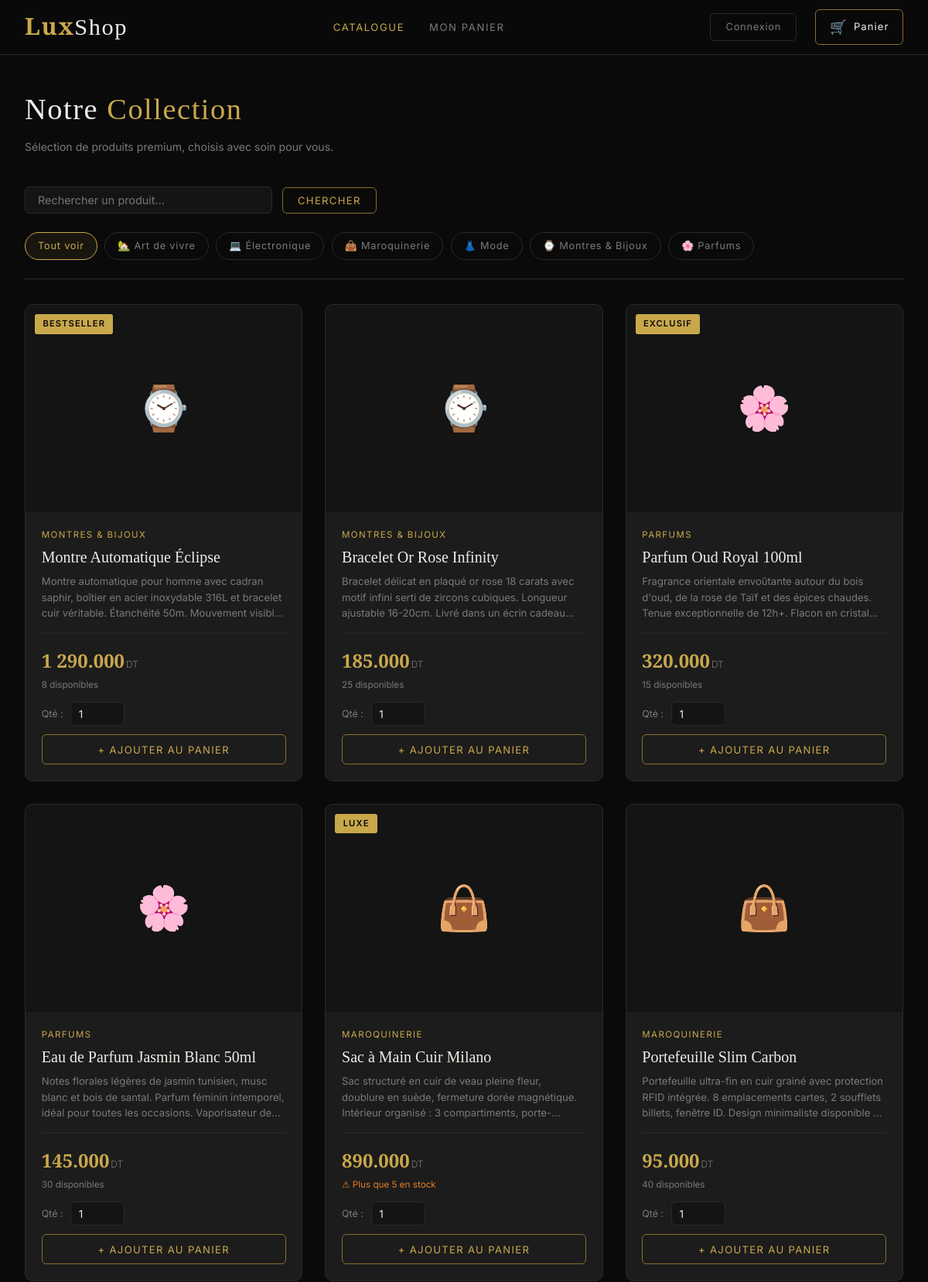
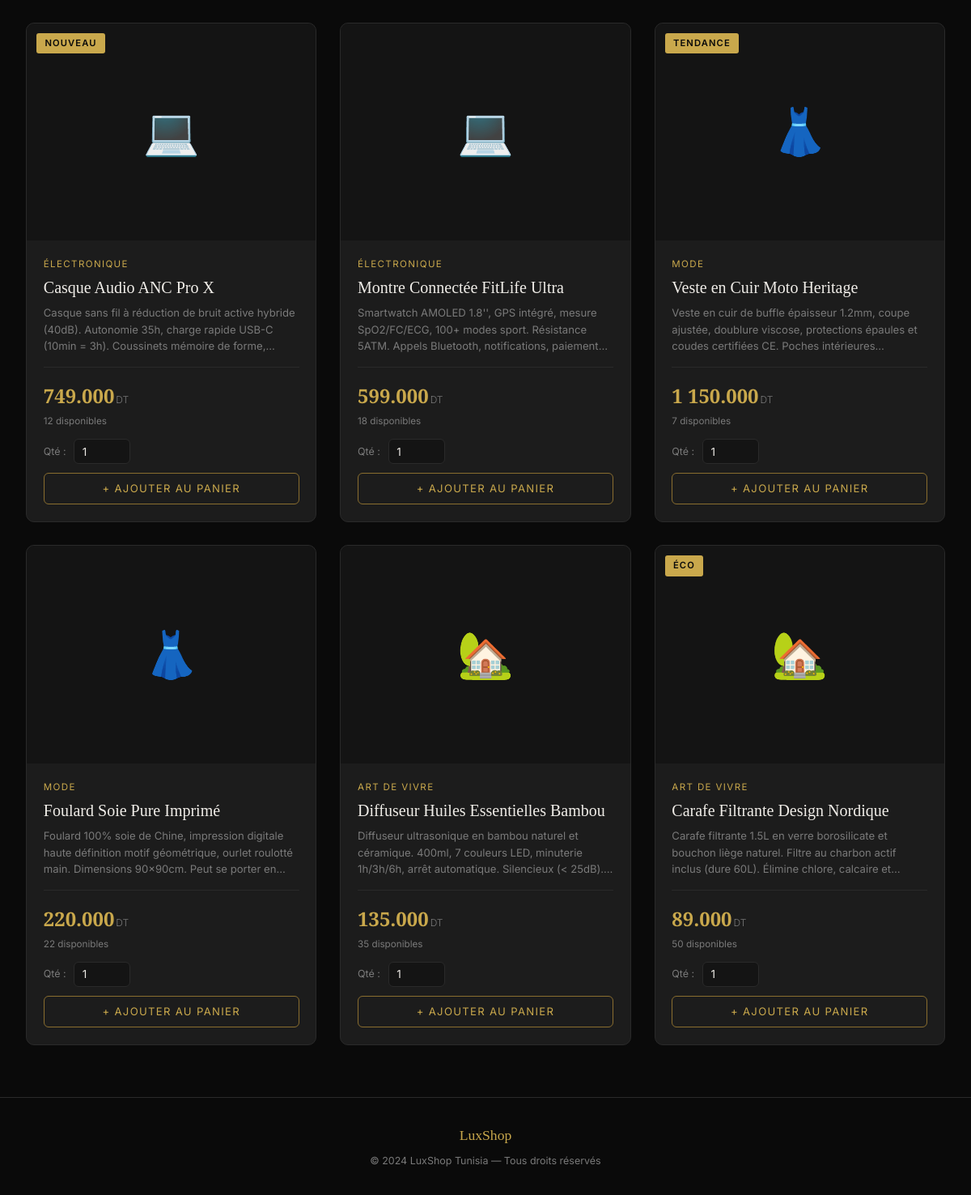
The page / on the database its author committed (2 pictures, top to bottom).
### tables this page shows
CREATE TABLE IF NOT EXISTS categorie (
    id INT AUTO_INCREMENT PRIMARY KEY,
    nom VARCHAR(100) NOT NULL,
    icone VARCHAR(10) DEFAULT '🛍️'
);

CREATE TABLE IF NOT EXISTS article (
    id INT AUTO_INCREMENT PRIMARY KEY,
    name VARCHAR(200) NOT NULL,
    description TEXT,
    price DECIMAL(10,3) NOT NULL,
    stock_quantity INT NOT NULL DEFAULT 0,
    image VARCHAR(255) DEFAULT 'default.jpg',
    categorie_id INT,
    badge VARCHAR(50) DEFAULT NULL,
    FOREIGN KEY (categorie_id) REFERENCES categorie(id)
);

### index.php (the view, shortened to what this page needs)
<?php
include "connexion.php";
$cats = $pdo->query("SELECT * FROM categorie ORDER BY nom")->fetchAll();
$cat_filter = isset($_GET["cat"]) ? (int)$_GET["cat"] : 0;
$search     = isset($_GET["q"]) ? trim($_GET["q"]) : "";
$sql    = "SELECT a.*, c.nom AS cat_nom, c.icone FROM article a LEFT JOIN categorie c ON a.categorie_id = c.id WHERE 1=1";
$params = [];
$sql .= " ORDER BY a.id ASC";
$stmt = $pdo->prepare($sql);
$stmt->execute($params);
$products = $stmt->fetchAll();
include "header.php";
?>
<div class="container">
    <h1 class="page-title">Notre <span>Collection</span></h1>
    <p class="page-subtitle">Sélection de produits premium, choisis avec soin pour vous.</p>
    <form method="GET" action="index.php" style="margin-bottom:1.5rem; display:flex; gap:0.8rem; align-items:center;">
        <input type="text" name="q" value="<?= htmlspecialchars($search) ?>"
               placeholder="Rechercher un produit…" class="form-input" style="max-width:320px; padding:0.5rem 1rem;">
        <button type="submit" class="btn-cart" style="width:auto; padding:0.5rem 1.2rem;">Chercher</button>
    </form>
    <div class="filters">
        <a href="index.php" class="filter-btn <?= !$cat_filter ? 'active' : '' ?>">Tout voir</a>
        <?php foreach ($cats as $cat): ?>
            <a href="?cat=<?= $cat['id'] ?><?= $search ? '&q='.urlencode($search) : '' ?>"
               class="filter-btn <?= $cat_filter === $cat['id'] ? 'active' : '' ?>">
                <?= $cat['icone'] ?> <?= htmlspecialchars($cat['nom']) ?>
            </a>
        <?php endforeach; ?>
    </div>
    <?php if (empty($products)): ?>
        <div class="cart-empty" style="padding:4rem 2rem;">
            <div class="cart-empty-icon">🔍</div>
            <h2>Aucun produit trouvé</h2>
            <p>Modifiez votre recherche ou naviguez par catégorie.</p>
        </div>
    <?php else: ?>
    <div class="products-grid">
        <?php foreach ($products as $p):
            $in_cart = in_array($p['id'], $_SESSION["panier"]["id"]);
            $low     = $p['stock_quantity'] > 0 && $p['stock_quantity'] <= 5;
        ?>
        <div class="product-card">
            <div class="product-img-wrap">
                <?php if ($p['badge']): ?><span class="badge"><?= htmlspecialchars($p['badge']) ?></span><?php endif; ?>
                <div class="product-placeholder"><?= $p['icone'] ?? '🛍️' ?></div>
            </div>
            <div class="product-body">
                <div class="product-cat"><?= htmlspecialchars($p['cat_nom'] ?? '') ?></div>
                <h3 class="product-name"><?= htmlspecialchars($p['name']) ?></h3>
                <p class="product-desc"><?= htmlspecialchars($p['description']) ?></p>
                <div class="product-footer">
                    <div>
                        <div class="product-price"><?= number_format($p['price'], 3, '.', ' ') ?><small>DT</small></div>
                        <?php if ($p['stock_quantity'] <= 0): ?>
                            <div class="product-stock low">Rupture de stock</div>
                        <?php elseif ($low): ?>
                            <div class="product-stock low">⚠ Plus que <?= $p['stock_quantity'] ?> en stock</div>
                        <?php else: ?>
                            <div class="product-stock"><?= $p['stock_quantity'] ?> disponibles</div>
                        <?php endif; ?>
                    </div>
                </div>
                <?php if (!$in_cart && $p['stock_quantity'] > 0): ?>
                <form class="add-form" method="POST" action="add_to_cart.php">
                    <div class="qty-row">
                        <label class="qty-label" for="qty_<?= $p['id'] ?>">Qté :</label>
                        <input type="number" id="qty_<?= $p['id'] ?>" name="selected_quantity"
                               min="1" max="<?= $p['stock_quantity'] ?>" value="1" class="qty-input">
                    </div>
                    <button type="submit" class="btn-cart">+ Ajouter au panier</button>
                </form>
                <?php elseif ($in_cart): ?>
                    <div style="margin-top:0.8rem; text-align:center; font-size:0.8rem; color:var(--gold); border:1px solid var(--gold-dim); border-radius:var(--radius); padding:0.5rem;">
                        ✓ Déjà dans le panier
                    </div>
                <?php else: ?>
                    <button class="btn-cart" disabled style="margin-top:0.8rem;">Indisponible</button>
                <?php endif; ?>
            </div>
        </div>
        <?php endforeach; ?>
    </div>
    <?php endif; ?>
</div>
<footer style="border-top:1px solid var(--border); padding:2rem; margin-top:4rem; text-align:center;">
    <div class="footer-brand">LuxShop</div>
    <p class="footer-text" style="margin-top:0.5rem;">© 2024 LuxShop Tunisia — Tous droits réservés</p>
</footer>
</body>
</html>

### header.php (shortened to what this page needs)
<?php
$user_name    = $_COOKIE["connected_user"] ?? null;
$current_page = basename($_SERVER['PHP_SELF']);
?>
<!DOCTYPE html>
<html lang="fr">
<head>
</head>
<body>
<nav class="nav">
    <div class="nav-inner">
        <a href="index.php" class="nav-logo">Lux<span>Shop</span></a>
        <ul class="nav-links">
            <li><a href="index.php" class="<?= $current_page === 'index.php' ? 'active' : '' ?>">Catalogue</a></li>
            <li><a href="panier.php" class="<?= $current_page === 'panier.php' ? 'active' : '' ?>">Mon Panier</a></li>
        </ul>
        <div class="nav-right">
            <?php if ($user_name): ?>
                <span class="nav-user">Bonjour, <strong><?= htmlspecialchars($user_name) ?></strong></span>
                <a href="logout.php" class="btn-auth btn-logout">Déconnexion</a>
            <?php else: ?>
                <a href="login.php" class="btn-auth btn-login">Connexion</a>
            <?php endif; ?>
            <a href="panier.php" class="nav-cart">
                <span class="nav-cart-icon">🛒</span>
                <span>Panier</span>
            </a>
        </div>
    </div>
</nav>

### rows shown on the page
categorie: icone "🏡", nom "Art de vivre"
categorie: icone "💻", nom "Électronique"
categorie: icone "👜", nom "Maroquinerie"
categorie: icone "👗", nom "Mode"
categorie: icone "⌚", nom "Montres & Bijoux"
categorie: icone "🌸", nom "Parfums"
article: badge "BESTSELLER", categorie.icone "⌚", categorie.nom "MONTRES & BIJOUX", name "Montre Automatique Éclipse", description "Montre automatique pour homme avec cadran saphir, boîtier en acier inoxydable 316L et bracelet cuir véritable. Étanchéité 50m. Mouvement…", price "1 290.000", stock_quantity "8", selected_quantity "1"
article: categorie.icone "⌚", categorie.nom "MONTRES & BIJOUX", name "Bracelet Or Rose Infinity", description "Bracelet délicat en plaqué or rose 18 carats avec motif infini serti de zircons cubiques. Longueur ajustable 16-20cm. Livré dans un écrin…", price "185.000", stock_quantity "25"
article: badge "EXCLUSIF", categorie.icone "🌸", categorie.nom "PARFUMS", name "Parfum Oud Royal 100ml", description "Fragrance orientale envoûtante autour du bois d'oud, de la rose de Taïf et des épices chaudes. Tenue exceptionnelle de 12h+. Flacon en…", price "320.000", stock_quantity "15"
article: categorie.icone "🌸", categorie.nom "PARFUMS", name "Eau de Parfum Jasmin Blanc 50ml", description "Notes florales légères de jasmin tunisien, musc blanc et bois de santal. Parfum féminin intemporel, idéal pour toutes les occasions. Vaporisateur…", price "145.000", stock_quantity "30"
article: badge "LUXE", categorie.icone "👜", categorie.nom "MAROQUINERIE", name "Sac à Main Cuir Milano", description "Sac structuré en cuir de veau pleine fleur, doublure en suède, fermeture dorée magnétique. Intérieur organisé : 3…", price "890.000", stock_quantity "5"
article: categorie.icone "👜", categorie.nom "MAROQUINERIE", name "Portefeuille Slim Carbon", description "Portefeuille ultra-fin en cuir grainé avec protection RFID intégrée. 8 emplacements cartes, 2 soufflets billets, fenêtre ID. Design minimaliste disponible…", price "95.000", stock_quantity "40"
article: badge "NOUVEAU", categorie.icone "💻", categorie.nom "ÉLECTRONIQUE", name "Casque Audio ANC Pro X", description "Casque sans fil à réduction de bruit active hybride (40dB). Autonomie 35h, charge rapide USB-C (10min = 3h). Coussinets mémoire de…", price "749.000", stock_quantity "12"
article: categorie.icone "💻", categorie.nom "ÉLECTRONIQUE", name "Montre Connectée FitLife Ultra", description "Smartwatch AMOLED 1.8'', GPS intégré, mesure SpO2/FC/ECG, 100+ modes sport. Résistance 5ATM. Appels Bluetooth, notifications,…", price "599.000", stock_quantity "18"
article: badge "TENDANCE", categorie.icone "👗", categorie.nom "MODE", name "Veste en Cuir Moto Heritage", description "Veste en cuir de buffle épaisseur 1.2mm, coupe ajustée, doublure viscose, protections épaules et coudes certifiées CE. Poches…", price "1 150.000", stock_quantity "7"
article: categorie.icone "👗", categorie.nom "MODE", name "Foulard Soie Pure Imprimé", description "Foulard 100% soie de Chine, impression digitale haute définition motif géométrique, ourlet roulotté main. Dimensions 90x90cm. Peut se porter…", price "220.000", stock_quantity "22"
article: categorie.icone "🏡", categorie.nom "ART DE VIVRE", name "Diffuseur Huiles Essentielles Bambou", description "Diffuseur ultrasonique en bambou naturel et céramique. 400ml, 7 couleurs LED, minuterie 1h/3h/6h, arrêt automatique. Silencieux (<…", price "135.000", stock_quantity "35"
article: badge "ÉCO", categorie.icone "🏡", categorie.nom "ART DE VIVRE", name "Carafe Filtrante Design Nordique", description "Carafe filtrante 1.5L en verre borosilicate et bouchon liège naturel. Filtre au charbon actif inclus (dure 60L). Élimine chlore, calcaire…", price "89.000", stock_quantity "50"
